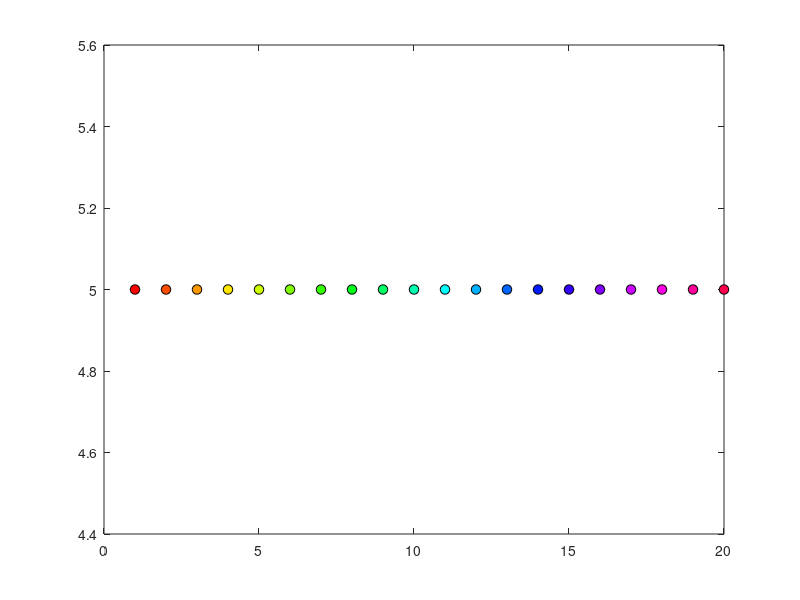
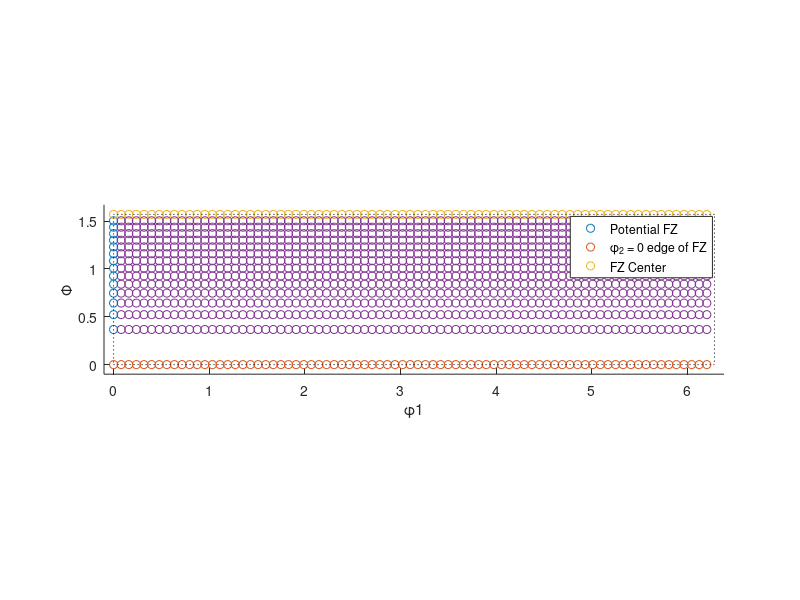

Source code (MATLAB) for these figures, in order: (Note: this script raises an error after producing the figures.)
figure(1)

colnum = 20;
color = hsv(colnum);
for cc = 1:colnum
    plot(cc,5,...
        'LineStyle','none','Marker','o','MarkerEdgeColor','k',...
        'MarkerFaceColor',color(cc,:),'MarkerSize',7);
    hold on
end
hold off



v_phi1 = linspace(0,2*pi(),80);
v_Phi = acos(linspace(0,1,16));

[X,Y] = meshgrid(v_phi1,v_Phi);

left = [X(2:end-1,1),Y(2:end-1,1)];
top = [X(1,1:end-1)',Y(1,1:end-1)'];
bottom = [X(end,1:end-1)',Y(end,1:end-1)'];
Xcent = X(2:end-1,2:end-1);
Ycent = Y(2:end-1,2:end-1);
cent = [Xcent(:),Ycent(:)];

close('all')

figure(2)

scatter(left(:,1),left(:,2),'ro')
hold on
scatter(bottom(:,1),bottom(:,2),'bo')
scatter(top(:,1),top(:,2),'yo')
scatter(cent(:,1),cent(:,2),'go')

plot([0,2*pi,2*pi,0,0],[0,0,pi/2,pi/2,0],'k:')
axis equal
axis([ -.1 2*pi+.1 -.1 pi/2+.1])
xlabel('\phi1'); ylabel('\Phi')
legend('Potential FZ','\phi_2 = 0 edge of FZ','FZ Center')
hold off

%%

for ii = 1:length(left(:,1))
    tmp = gsh_hcp_tri_L_7(left(ii,1),left(ii,2),0);
%     tmp = GSH_Hexagonal_Triclinic(kaled(ii,1),kaled(ii,2),0);
    leftgsh(ii,:) = [real(tmp(2:3)'),tmp(4),imag(tmp(5:6)'),real(tmp(7:10)'),tmp(11),imag(tmp(12:15)')];
end

for ii = 1:length(bottom(:,1))
    tmp = gsh_hcp_tri_L_7(bottom(ii,1),bottom(ii,2),0);
%     tmp = GSH_Hexagonal_Triclinic(exte(ii,1),exte(ii,2),0);
    bottomgsh(ii,:) = [real(tmp(2:3)'),tmp(4),imag(tmp(5:6)'),real(tmp(7:10)'),tmp(11),imag(tmp(12:15)')];
end

for ii = 1:length(cent(:,1))
    tmp = gsh_hcp_tri_L_7(cent(ii,1),cent(ii,2),0);
%     tmp = GSH_Hexagonal_Triclinic(cent(ii,1),cent(ii,2),0);
    centgsh(ii,:) = [real(tmp(2:3)'),tmp(4),imag(tmp(5:6)'),real(tmp(7:10)'),tmp(11),imag(tmp(12:15)')];
end

for ii = 1:length(top(:,1))
    tmp = gsh_hcp_tri_L_7(top(ii,1),top(ii,2),0);
%     tmp = GSH_Hexagonal_Triclinic(cent(ii,1),cent(ii,2),0);
    topgsh(ii,:) = [real(tmp(2:3)'),tmp(4),imag(tmp(5:6)'),real(tmp(7:10)'),tmp(11),imag(tmp(12:15)')];
end

%% 3D images of GSH coefficients

compA = 1;
compB = 4;
compC = 5;

figure(3)
plot3(leftgsh(:,compA),leftgsh(:,compB),leftgsh(:,compC),...
    'LineStyle','none','MarkerEdgeColor','k','Marker','o',...
    'MarkerFaceColor',color(1,:))
hold on
plot3(bottomgsh(:,compA),bottomgsh(:,compB),bottomgsh(:,compC),...
    'LineStyle','none','MarkerEdgeColor','k','Marker','s',...
    'MarkerFaceColor',color(13,:))
plot3(centgsh(:,compA),centgsh(:,compB),centgsh(:,compC),...
    'LineStyle','none','MarkerEdgeColor','k','Marker','v',...
    'MarkerFaceColor',color(8,:))
plot3(topgsh(:,compA),topgsh(:,compB),topgsh(:,compC),...
    'LineStyle','none','MarkerEdgeColor','k','Marker','v',...
    'MarkerFaceColor',color(4,:))
hold off

legend('Potential FZ','\Phi = 0 edge of FZ','FZ Center')
xlabel(['gsh',int2str(compA)]);
ylabel(['gsh',int2str(compB)]);
zlabel(['gsh',int2str(compC)]);
axis tight equal; grid on;




% %% Save 2D images of GSH coefficients
% 
% ims = {}
% 
% for comp = 1:14
% 
%     compA = 1;
%     compB = comp;
%     
%     figure(3)
%     plot(kaledgsh(:,compA),kaledgsh(:,compB),...
%         'LineStyle','none','MarkerEdgeColor','k','Marker','o',...
%         'MarkerFaceColor',color(1,:))
%     hold on
%     plot(extegsh(:,compA),extegsh(:,compB),...
%         'LineStyle','none','MarkerEdgeColor','k','Marker','s',...
%         'MarkerFaceColor',color(13,:))
%     plot(centgsh(:,compA),centgsh(:,compB),...
%         'LineStyle','none','MarkerEdgeColor','k','Marker','v',...
%         'MarkerFaceColor',color(8,:))
%     hold off
% 
%     legend('Potential FZ','\Phi = 0 edge of FZ','FZ Center')
%     xlabel(['gsh',int2str(compA)]);
%     ylabel(['gsh',int2str(compB)]);
%     axis tight equal; grid on;
%     
%     ims{comp} = fullfile( 'gshplt', sprintf('gshplt_%i_%i.png',compA,compB) );
%     saveas( gcf, ims{comp} )
% 
% end
